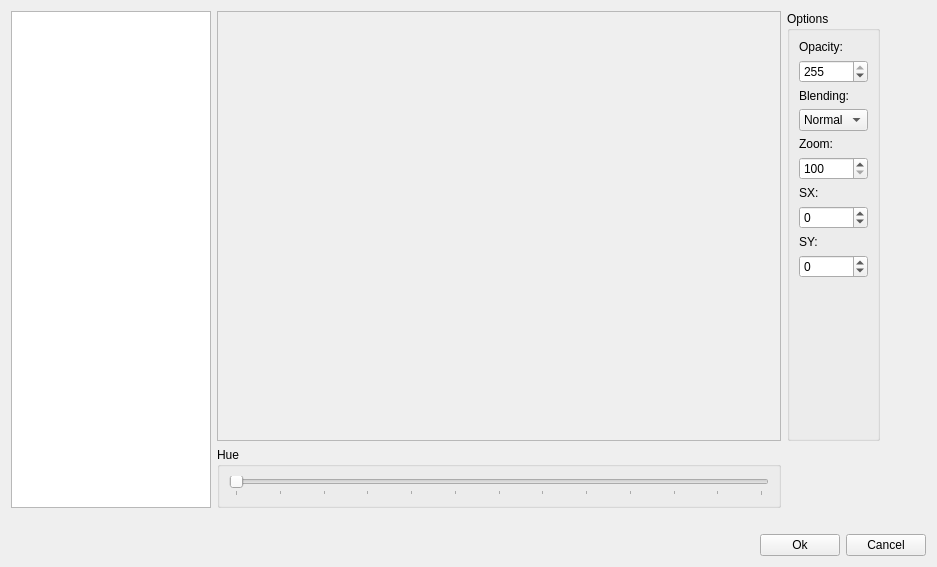
<?xml version="1.0" encoding="UTF-8"?>
<ui version="4.0">
 <class>ImageDialog</class>
 <widget class="QWidget" name="ImageDialog">
  <property name="windowModality">
   <enum>Qt::ApplicationModal</enum>
  </property>
  <property name="geometry">
   <rect>
    <x>0</x>
    <y>0</y>
    <width>937</width>
    <height>567</height>
   </rect>
  </property>
  <property name="windowTitle">
   <string>Form</string>
  </property>
  <layout class="QGridLayout" name="gridLayout_2">
   <item row="0" column="0">
    <layout class="QGridLayout" name="gridLayout">
     <item row="0" column="4">
      <spacer name="verticalSpacer_2">
       <property name="orientation">
        <enum>Qt::Vertical</enum>
       </property>
       <property name="sizeHint" stdset="0">
        <size>
         <width>20</width>
         <height>40</height>
        </size>
       </property>
      </spacer>
     </item>
     <item row="0" column="0" rowspan="2">
      <widget class="QListWidget" name="list">
       <property name="maximumSize">
        <size>
         <width>200</width>
         <height>16777215</height>
        </size>
       </property>
      </widget>
     </item>
     <item row="0" column="3">
      <widget class="QGroupBox" name="group_options">
       <property name="title">
        <string>Options</string>
       </property>
       <layout class="QGridLayout" name="gridLayout_5">
        <item row="0" column="0">
         <layout class="QGridLayout" name="gridLayout_4">
          <item row="9" column="0">
           <widget class="QSpinBox" name="spin_sy">
            <property name="minimum">
             <number>-256</number>
            </property>
            <property name="maximum">
             <number>256</number>
            </property>
           </widget>
          </item>
          <item row="2" column="0">
           <widget class="QLabel" name="label_3">
            <property name="text">
             <string>Blending:</string>
            </property>
           </widget>
          </item>
          <item row="6" column="0">
           <widget class="QLabel" name="label_sx">
            <property name="text">
             <string>SX:</string>
            </property>
           </widget>
          </item>
          <item row="3" column="0">
           <widget class="QComboBox" name="combo_blending">
            <item>
             <property name="text">
              <string>Normal</string>
             </property>
            </item>
            <item>
             <property name="text">
              <string>Add</string>
             </property>
            </item>
            <item>
             <property name="text">
              <string>Sub</string>
             </property>
            </item>
           </widget>
          </item>
          <item row="5" column="0">
           <widget class="QSpinBox" name="spin_zoom">
            <property name="minimum">
             <number>100</number>
            </property>
            <property name="maximum">
             <number>800</number>
            </property>
           </widget>
          </item>
          <item row="0" column="0">
           <widget class="QLabel" name="label_2">
            <property name="text">
             <string>Opacity:</string>
            </property>
           </widget>
          </item>
          <item row="7" column="0">
           <widget class="QSpinBox" name="spin_sx">
            <property name="minimum">
             <number>-256</number>
            </property>
            <property name="maximum">
             <number>256</number>
            </property>
           </widget>
          </item>
          <item row="1" column="0">
           <widget class="QSpinBox" name="spin_opacity">
            <property name="maximum">
             <number>255</number>
            </property>
            <property name="value">
             <number>255</number>
            </property>
           </widget>
          </item>
          <item row="4" column="0">
           <widget class="QLabel" name="label_zoom">
            <property name="text">
             <string>Zoom:</string>
            </property>
           </widget>
          </item>
          <item row="8" column="0">
           <widget class="QLabel" name="label_sy">
            <property name="text">
             <string>SY:</string>
            </property>
           </widget>
          </item>
          <item row="10" column="0">
           <spacer name="verticalSpacer_3">
            <property name="orientation">
             <enum>Qt::Vertical</enum>
            </property>
            <property name="sizeHint" stdset="0">
             <size>
              <width>20</width>
              <height>40</height>
             </size>
            </property>
           </spacer>
          </item>
         </layout>
        </item>
       </layout>
      </widget>
     </item>
     <item row="2" column="2">
      <spacer name="horizontalSpacer_2">
       <property name="orientation">
        <enum>Qt::Horizontal</enum>
       </property>
       <property name="sizeHint" stdset="0">
        <size>
         <width>40</width>
         <height>20</height>
        </size>
       </property>
      </spacer>
     </item>
     <item row="0" column="1" colspan="2">
      <widget class="QScrollArea" name="scrollArea">
       <property name="widgetResizable">
        <bool>true</bool>
       </property>
       <widget class="QWidget" name="scrollAreaWidgetContents">
        <property name="geometry">
         <rect>
          <x>0</x>
          <y>0</y>
          <width>555</width>
          <height>410</height>
         </rect>
        </property>
        <layout class="QGridLayout" name="gridLayout_6">
         <item row="1" column="0">
          <spacer name="verticalSpacer_4">
           <property name="orientation">
            <enum>Qt::Vertical</enum>
           </property>
           <property name="sizeHint" stdset="0">
            <size>
             <width>20</width>
             <height>40</height>
            </size>
           </property>
          </spacer>
         </item>
         <item row="0" column="0">
          <widget class="QLabel" name="label_display">
           <property name="autoFillBackground">
            <bool>true</bool>
           </property>
           <property name="text">
            <string/>
           </property>
          </widget>
         </item>
         <item row="0" column="1">
          <spacer name="horizontalSpacer_3">
           <property name="orientation">
            <enum>Qt::Horizontal</enum>
           </property>
           <property name="sizeHint" stdset="0">
            <size>
             <width>40</width>
             <height>20</height>
            </size>
           </property>
          </spacer>
         </item>
        </layout>
       </widget>
      </widget>
     </item>
     <item row="1" column="1" colspan="2">
      <widget class="QGroupBox" name="group_hue">
       <property name="title">
        <string>Hue</string>
       </property>
       <layout class="QGridLayout" name="gridLayout_3">
        <item row="0" column="0">
         <widget class="QSlider" name="slider_hue">
          <property name="maximum">
           <number>360</number>
          </property>
          <property name="orientation">
           <enum>Qt::Horizontal</enum>
          </property>
          <property name="tickPosition">
           <enum>QSlider::TicksBelow</enum>
          </property>
          <property name="tickInterval">
           <number>30</number>
          </property>
         </widget>
        </item>
       </layout>
      </widget>
     </item>
    </layout>
   </item>
   <item row="0" column="1">
    <spacer name="verticalSpacer">
     <property name="orientation">
      <enum>Qt::Vertical</enum>
     </property>
     <property name="sizeHint" stdset="0">
      <size>
       <width>20</width>
       <height>40</height>
      </size>
     </property>
    </spacer>
   </item>
   <item row="1" column="0" colspan="2">
    <layout class="QHBoxLayout" name="horizontalLayout">
     <item>
      <spacer name="horizontalSpacer">
       <property name="orientation">
        <enum>Qt::Horizontal</enum>
       </property>
       <property name="sizeHint" stdset="0">
        <size>
         <width>40</width>
         <height>20</height>
        </size>
       </property>
      </spacer>
     </item>
     <item>
      <widget class="QPushButton" name="button_ok">
       <property name="text">
        <string>Ok</string>
       </property>
      </widget>
     </item>
     <item>
      <widget class="QPushButton" name="button_cancel">
       <property name="text">
        <string>Cancel</string>
       </property>
      </widget>
     </item>
    </layout>
   </item>
  </layout>
 </widget>
 <resources/>
 <connections/>
</ui>
